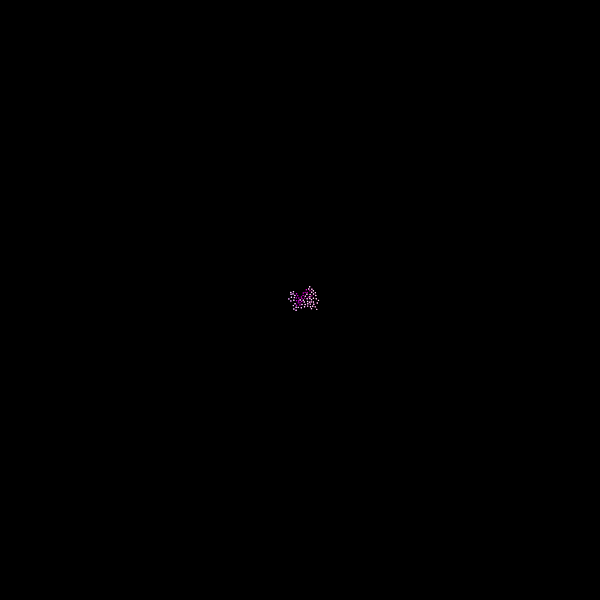
Frame 1 (no input)
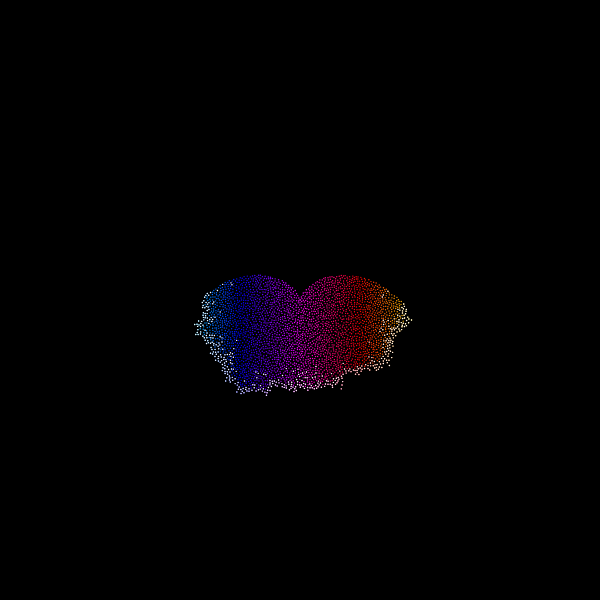
Frame 60 (no input)
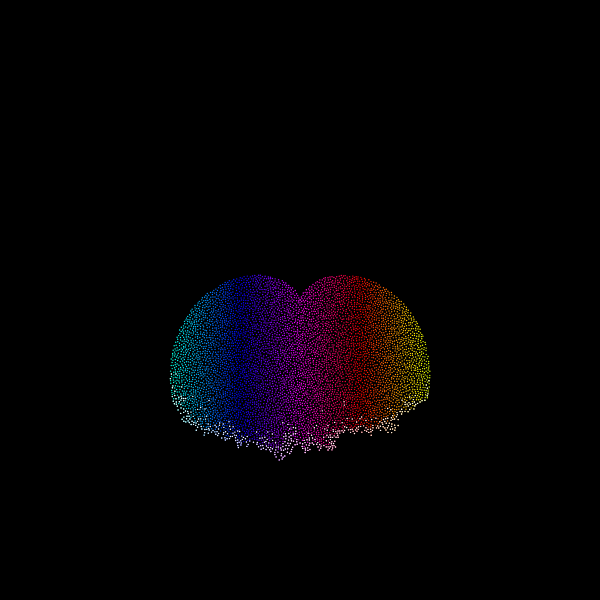
Frame 120 (the mouse pressed at the canvas centre since frame 60)

The p5.js sketch that drew these frames (run headless with seeded random() and noise() and a simulated clock; from frame 60 on, the mouse is pressed at the canvas centre):

// p5.js sketch
// ── sketch.js
const eC = {version: 'r01'};
const link = 'https://www.cs.ubc.ca/~rbridson/docs/bridson-siggraph07-poissondisk.pdf';

let grid = [];
let active = [];
let classee = [];

const r = 2; // distance entee les points
const k = 30; // point avant rejection
let n=2;
let cols, rows;
let w;
let p0;
let crit;

function windowsResized(){
	resizeCanvas(windowWidth,windowHeight);
}

function id(x,y) {
	return (x + y*cols);
}

function critF(a) {
	a = a.sub(p0).heading() - PI/2;
	let x =  100*cos(a) * (1 + cos(a)) + p0.x;
	let y =  100*sin(a) * (1 + cos(a)) + p0.y;
	let v = createVector(x,y);
	// let v = p5.Vector.fromAngle(a).setMag(crit).add(p0);
	let d = p5.Vector.dist(v,p0);
	// console.log(d,v); 
	return d;
}

function setup() {
	// createCanvas(windowWidth,windowHeight);
	createCanvas(600,600);
	console.log("%c (ツ) # eCoucou "+eC.version+" # ","background: #f00; color: #fff");
	colorMode(HSB);
	crit = width/6;
	// STEP 0
	w = r / sqrt(n);
	rows = floor(width/w);
	cols = floor(height/w);
	for (let i = 0;i<cols*rows; i++) {
		grid[i] = undefined;
	}
	// STEP 1
	// let x = floor(random(width));
	// let y = floor(random(height));
	let x = floor(width/2);
	let y = floor(height/2);
	p0 = createVector(x,y);
	// let pos = createVector(x,y);
	grid[id(x/w,y/w)]=p0;
	active.push(p0);
	classee.push(p0);
	// frameRate(1);
}

function draw() {
	background(0);
	for(let a=0;a<100;a++){
	  if(active.length >0) {
		let randId = floor(random(active.length));
		let pos = active[randId];
		found=false;
		for (let l=0; l<k;l++) {
			let sample = p5.Vector.random2D();
			let mag = random(r,2*r);
			sample.setMag(mag);
			sample.add(pos);
			let col = floor(sample.x / w);
			let row = floor(sample.y / w);
			let v = createVector(sample.x,sample.y);
			let ok = true;
			let ref = critF(v.copy());
			let e = p5.Vector.dist(p0,v);
			// let ee = p5.Vector.dist(p0.copy().div(w),v.div(w));
			// if (col>-1 && col<cols && row>-1 && row<rows && !grid[id(col,row)]) {
			if (e<(ref) && !grid[id(col,row)]) {
				for (let i=-1;i<=1;i++) {
					for (let j=-1;j<=1;j++) {
						let idx = id(i+col , (j+row));
						let voisin = grid[idx];
						if (voisin) {
							let d = p5.Vector.dist(sample,voisin);
							if (d<r) { ok = false;}
						}
					}
				}
				if (ok) {
					found = true;
					grid[id(col,row)] = sample;
					classee.push(sample);
					active.push(sample);
					break;
				}
			}
		}
		// console.log(frameCount);
		if (!found) {
			active.splice(randId,1);
		}
	  } else noLoop();
	}

	//--
	// Affichage
	strokeWeight(sqrt(r));
	for(let i=0;i<classee.length;i++) {
		let p = classee[i];
		if (p) {
			stroke(p.x%360,255,255);
			point(p.x,p.y);
		}
	}
	for(let p of active) {
		stroke(255);
		point(p.x,p.y);
	}
}
